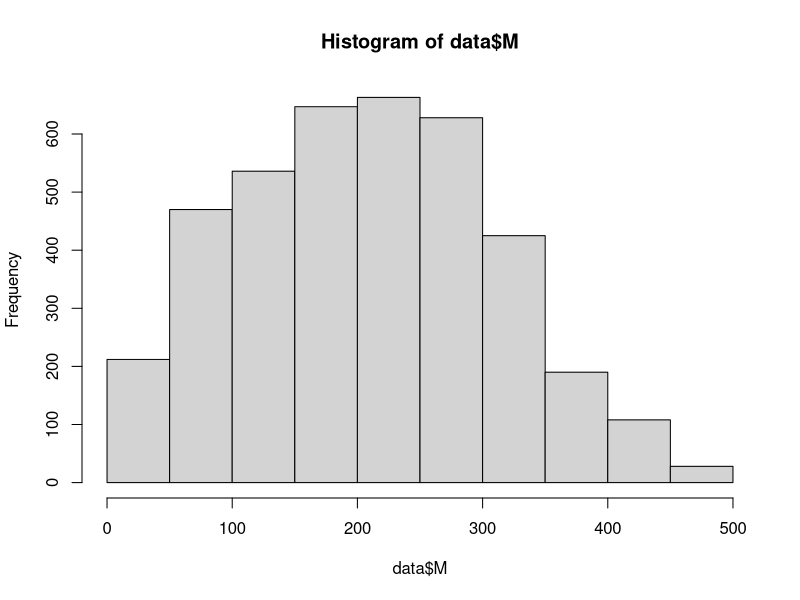
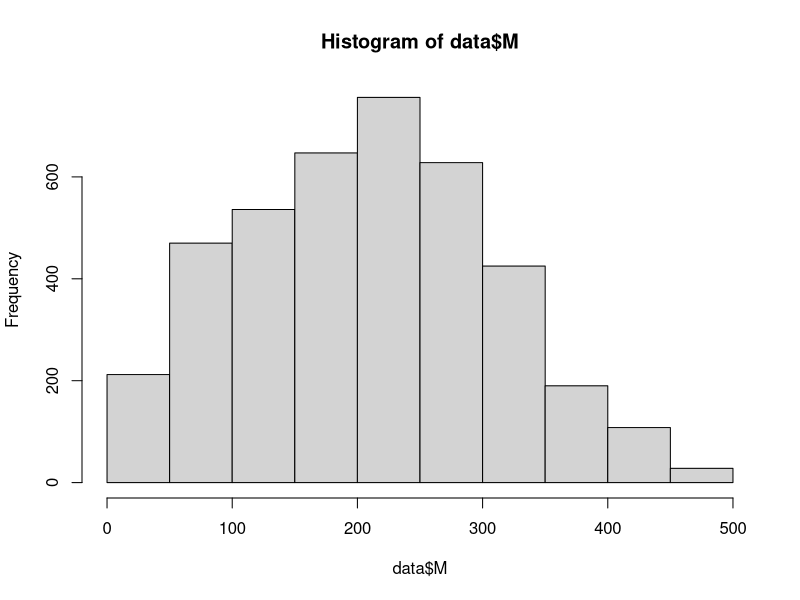
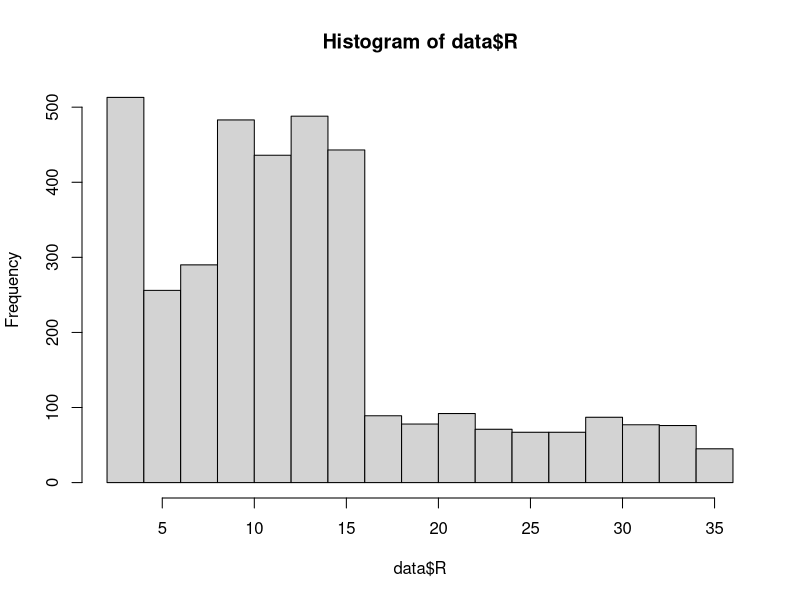
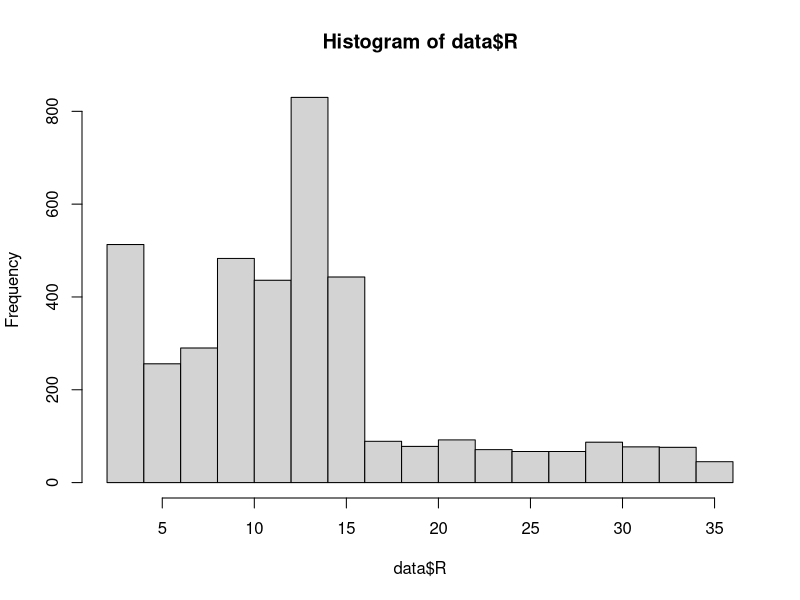
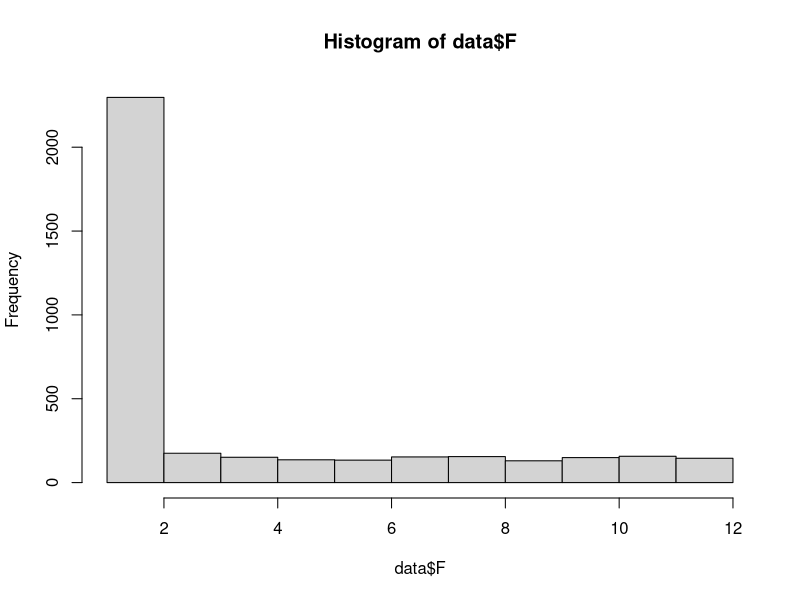
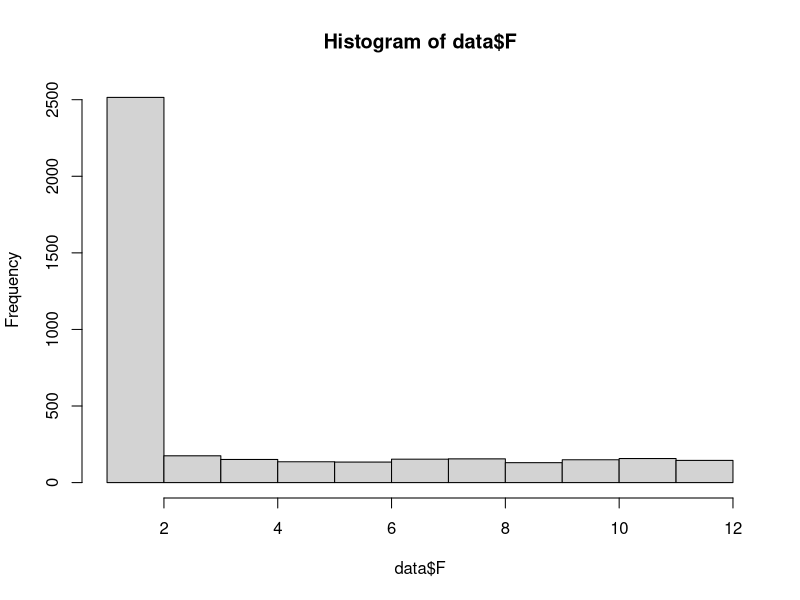
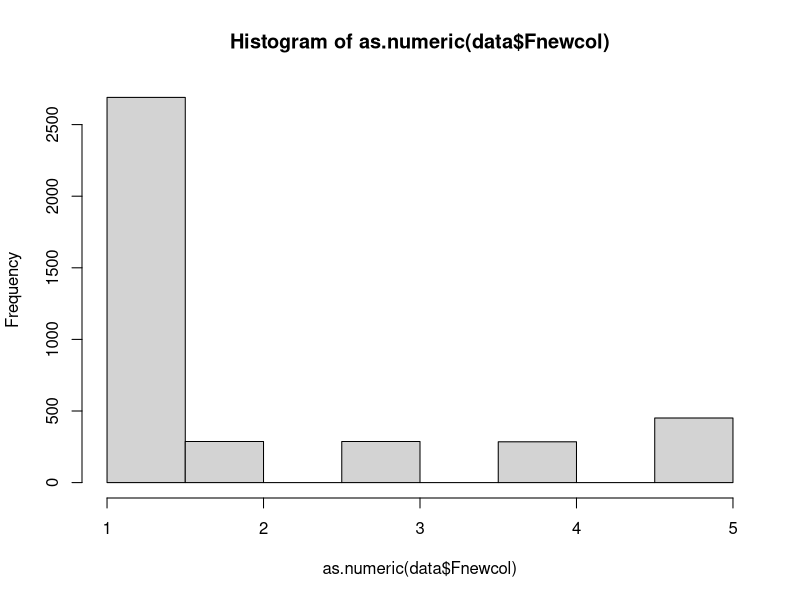
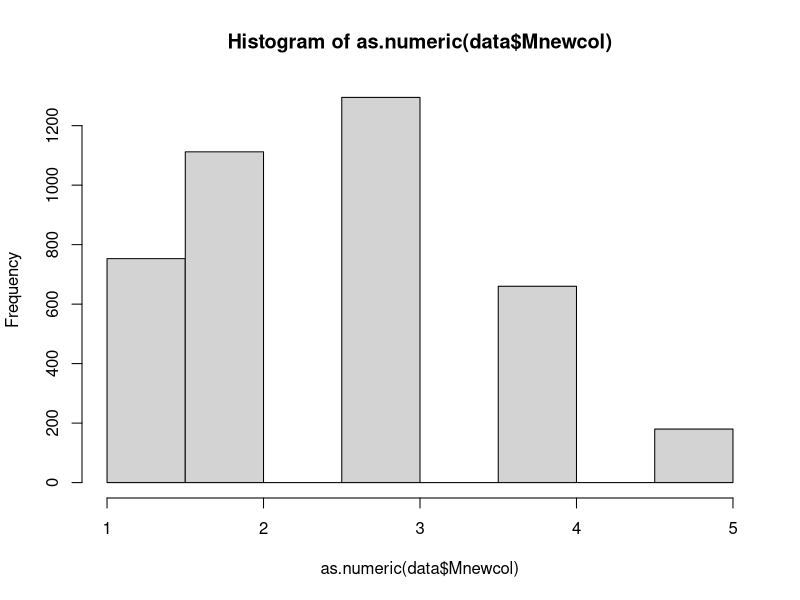

R code for these plots, in order:
## ---- chunk 1
library(tidyverse)
data<- read_csv("CharlesBookClubDataset.csv")
data1<-read_csv("CharlesBookClubDataset.csv")

## ---- chunk 2
summary(data1)
## ---- chunk 3
print(length(which(is.na(data1$M))))
print(length(which(is.na(data1$R))))
print(length(which(is.na(data1$F))))
## ---- chunk 4
data1$M <- ifelse(data1$M=="",NA,data1$M)
data1$R <- ifelse(data1$R=="",NA,data1$R)
data1$F <- ifelse(data1$F=="",NA,data1$F)

data1<-na.omit(data1)
summary(data1)

## ---- chunk 5
sd(data1$M)
sd(data1$R)
sd(data1$F)

## ---- chunk 6
hist(data$M)
data$M <- ifelse(data$M=="",NA,data$M)
data$R <- ifelse(data$R=="",NA,data$R)
data$F <- ifelse(data$F=="",NA,data$F)
data$M[is.na(data$M)]<- mean(data$M,na.rm =TRUE)
hist(data$M)


## ---- chunk 7
hist(data$R)
## ---- chunk 8
calcmode <-function(x)
{
  distinct_values <- unique(x)
  distinct_tab<-tabulate(match(x,distinct_values))
  distinct_values[which.max(distinct_tab)]
}

data$R <- ifelse(is.na(data$R),calcmode((data$R)),data$R)
head(data)
## ---- chunk 9
hist(data$R)
## ---- chunk 10
hist(data$F)
data$F <- ifelse(is.na(data$F),calcmode((data$F)),data$F)
hist(data$F)
## ---- chunk 11
data$Rnewcol <- cut(data$R, breaks=5)
data$Mnewcol <- cut(data$M, breaks=5)
data$Fnewcol <- cut(data$F, breaks=5)
summary(data)
## ---- chunk 12
hist(as.numeric(data$Fnewcol))
hist(as.numeric(data$Mnewcol))
hist(as.numeric(data$Rnewcol))
hist(data$FirstPurch)
## ---- chunk 13
plot(density(data$M))
plot(density(data$R))
plot(density(data$F))
plot(density(data$FirstPurch))
## ---- chunk 14
library(ggpubr)
library(dplyr)
library(ggplot2)
library(ggpubr)
library(broom)
library(car)

data <- read.csv('Scenario 1.csv')
oneway<- aov(No.of.items ~ POI, data=data)
summary(oneway)
## ---- chunk 15
data <- read.csv('Scenario 2.csv')
twoway <- aov(No.of.items ~ POI + Priority, data=data)
summary(twoway)
## ---- chunk 16
plot(TukeyHSD(twoway,conf.level = 0.95))
plot(TukeyHSD(oneway,conf.level = 0.95))
